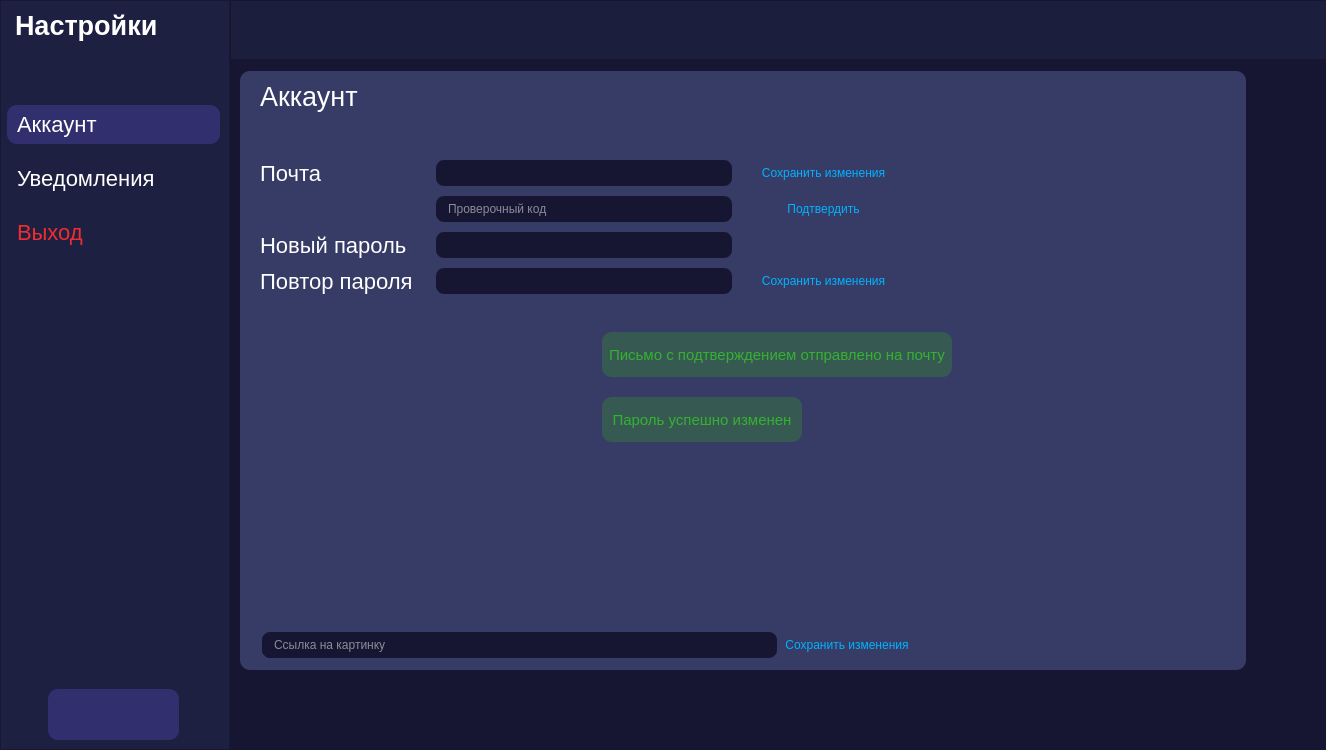
<?xml version="1.0" encoding="UTF-8"?>
<ui version="4.0">
 <class>MainWindow</class>
 <widget class="QMainWindow" name="MainWindow">
  <property name="geometry">
   <rect>
    <x>0</x>
    <y>0</y>
    <width>1326</width>
    <height>750</height>
   </rect>
  </property>
  <property name="minimumSize">
   <size>
    <width>1326</width>
    <height>750</height>
   </size>
  </property>
  <property name="maximumSize">
   <size>
    <width>1326</width>
    <height>750</height>
   </size>
  </property>
  <property name="font">
   <font>
    <pointsize>20</pointsize>
   </font>
  </property>
  <property name="windowTitle">
   <string>Багтрекер - Настройки аккаунта</string>
  </property>
  <property name="styleSheet">
   <string notr="true">background-color: rgb(23, 22, 50);</string>
  </property>
  <widget class="QWidget" name="centralwidget">
   <layout class="QGridLayout" name="gridLayout_9">
    <property name="leftMargin">
     <number>0</number>
    </property>
    <property name="topMargin">
     <number>0</number>
    </property>
    <property name="rightMargin">
     <number>0</number>
    </property>
    <property name="bottomMargin">
     <number>0</number>
    </property>
    <property name="horizontalSpacing">
     <number>0</number>
    </property>
    <item row="0" column="0" rowspan="3">
     <widget class="QFrame" name="frame_2">
      <property name="minimumSize">
       <size>
        <width>230</width>
        <height>750</height>
       </size>
      </property>
      <property name="maximumSize">
       <size>
        <width>230</width>
        <height>750</height>
       </size>
      </property>
      <property name="layoutDirection">
       <enum>Qt::LeftToRight</enum>
      </property>
      <property name="styleSheet">
       <string notr="true">background: #1E2042;
margin: 0;</string>
      </property>
      <property name="frameShape">
       <enum>QFrame::StyledPanel</enum>
      </property>
      <property name="frameShadow">
       <enum>QFrame::Raised</enum>
      </property>
      <layout class="QGridLayout" name="gridLayout_3">
       <property name="leftMargin">
        <number>6</number>
       </property>
       <property name="spacing">
        <number>6</number>
       </property>
       <item row="0" column="1">
        <layout class="QVBoxLayout" name="verticalLayout">
         <property name="spacing">
          <number>6</number>
         </property>
         <property name="leftMargin">
          <number>0</number>
         </property>
         <item>
          <layout class="QVBoxLayout" name="verticalLayout_3">
           <property name="spacing">
            <number>6</number>
           </property>
           <item>
            <widget class="QLabel" name="label_5">
             <property name="styleSheet">
              <string notr="true">color:#FFFFFF;
font-size:27px;
border:none;
font-weight: bold;
padding-left: 1px;</string>
             </property>
             <property name="text">
              <string>Настройки</string>
             </property>
            </widget>
           </item>
           <item>
            <spacer name="verticalSpacer_2">
             <property name="orientation">
              <enum>Qt::Vertical</enum>
             </property>
             <property name="sizeType">
              <enum>QSizePolicy::Fixed</enum>
             </property>
             <property name="sizeHint" stdset="0">
              <size>
               <width>200</width>
               <height>58</height>
              </size>
             </property>
            </spacer>
           </item>
           <item>
            <layout class="QVBoxLayout" name="verticalLayout_4">
             <property name="spacing">
              <number>15</number>
             </property>
             <item>
              <widget class="QPushButton" name="account_item">
               <property name="font">
                <font>
                 <pointsize>-1</pointsize>
                </font>
               </property>
               <property name="cursor">
                <cursorShape>PointingHandCursor</cursorShape>
               </property>
               <property name="styleSheet">
                <string notr="true">QPushButton{
	color:#FFFFFF;
	font-size:22px;
	padding:7px;
	padding-left: 10px;
	border:none;
	text-align: left;
	background:#322F6E;
	border-radius: 10px;
}</string>
               </property>
               <property name="text">
                <string>Аккаунт</string>
               </property>
              </widget>
             </item>
             <item>
              <widget class="QPushButton" name="Not_button">
               <property name="font">
                <font>
                 <pointsize>-1</pointsize>
                </font>
               </property>
               <property name="cursor">
                <cursorShape>PointingHandCursor</cursorShape>
               </property>
               <property name="styleSheet">
                <string notr="true">QPushButton{
	color:#FFFFFF;
	font-size:22px;
	padding:7px;
	padding-left: 10px;
	border:none;
	text-align: left;
	background-color: transparent
}
QPushButton:hover{
	background:#322F6E;
	border-radius: 10px;
}</string>
               </property>
               <property name="text">
                <string>Уведомления</string>
               </property>
              </widget>
             </item>
             <item>
              <widget class="QPushButton" name="logout">
               <property name="cursor">
                <cursorShape>PointingHandCursor</cursorShape>
               </property>
               <property name="styleSheet">
                <string notr="true">QPushButton{
	color:#EE2E2E;
	font-size:22px;
	padding:7px;
	padding-left: 10px;
	border:none;
	text-align: left;
	background-color: transparent
}
QPushButton:hover{
	background: rgba(255, 0, 0, 0.2);
	border-radius: 10px;
}</string>
               </property>
               <property name="text">
                <string>Выход</string>
               </property>
              </widget>
             </item>
            </layout>
           </item>
          </layout>
         </item>
         <item>
          <spacer name="verticalSpacer">
           <property name="orientation">
            <enum>Qt::Vertical</enum>
           </property>
           <property name="sizeType">
            <enum>QSizePolicy::MinimumExpanding</enum>
           </property>
           <property name="sizeHint" stdset="0">
            <size>
             <width>202</width>
             <height>498</height>
            </size>
           </property>
          </spacer>
         </item>
         <item>
          <layout class="QHBoxLayout" name="horizontalLayout_7">
           <property name="sizeConstraint">
            <enum>QLayout::SetFixedSize</enum>
           </property>
           <item>
            <spacer name="horizontalSpacer_3">
             <property name="orientation">
              <enum>Qt::Horizontal</enum>
             </property>
             <property name="sizeHint" stdset="0">
              <size>
               <width>40</width>
               <height>20</height>
              </size>
             </property>
            </spacer>
           </item>
           <item>
            <widget class="QFrame" name="frame_3">
             <property name="sizePolicy">
              <sizepolicy hsizetype="Preferred" vsizetype="Preferred">
               <horstretch>0</horstretch>
               <verstretch>0</verstretch>
              </sizepolicy>
             </property>
             <property name="minimumSize">
              <size>
               <width>131</width>
               <height>51</height>
              </size>
             </property>
             <property name="maximumSize">
              <size>
               <width>131</width>
               <height>51</height>
              </size>
             </property>
             <property name="contextMenuPolicy">
              <enum>Qt::DefaultContextMenu</enum>
             </property>
             <property name="layoutDirection">
              <enum>Qt::LeftToRight</enum>
             </property>
             <property name="styleSheet">
              <string notr="true">background: #322F6E;
border-radius: 10px;</string>
             </property>
             <property name="frameShape">
              <enum>QFrame::StyledPanel</enum>
             </property>
             <property name="frameShadow">
              <enum>QFrame::Raised</enum>
             </property>
             <layout class="QGridLayout" name="gridLayout_5">
              <item row="0" column="0">
               <layout class="QHBoxLayout" name="horizontalLayout_10">
                <item>
                 <widget class="QPushButton" name="home">
                  <property name="minimumSize">
                   <size>
                    <width>30</width>
                    <height>30</height>
                   </size>
                  </property>
                  <property name="maximumSize">
                   <size>
                    <width>30</width>
                    <height>30</height>
                   </size>
                  </property>
                  <property name="cursor">
                   <cursorShape>PointingHandCursor</cursorShape>
                  </property>
                  <property name="styleSheet">
                   <string notr="true">color: white;</string>
                  </property>
                  <property name="text">
                   <string/>
                  </property>
                  <property name="iconSize">
                   <size>
                    <width>30</width>
                    <height>30</height>
                   </size>
                  </property>
                 </widget>
                </item>
                <item>
                 <spacer name="verticalSpacer_3">
                  <property name="orientation">
                   <enum>Qt::Vertical</enum>
                  </property>
                  <property name="sizeHint" stdset="0">
                   <size>
                    <width>20</width>
                    <height>40</height>
                   </size>
                  </property>
                 </spacer>
                </item>
                <item>
                 <widget class="QPushButton" name="settings">
                  <property name="minimumSize">
                   <size>
                    <width>30</width>
                    <height>30</height>
                   </size>
                  </property>
                  <property name="maximumSize">
                   <size>
                    <width>30</width>
                    <height>30</height>
                   </size>
                  </property>
                  <property name="cursor">
                   <cursorShape>PointingHandCursor</cursorShape>
                  </property>
                  <property name="text">
                   <string/>
                  </property>
                  <property name="iconSize">
                   <size>
                    <width>30</width>
                    <height>30</height>
                   </size>
                  </property>
                 </widget>
                </item>
               </layout>
              </item>
             </layout>
            </widget>
           </item>
           <item>
            <spacer name="horizontalSpacer_4">
             <property name="orientation">
              <enum>Qt::Horizontal</enum>
             </property>
             <property name="sizeHint" stdset="0">
              <size>
               <width>40</width>
               <height>20</height>
              </size>
             </property>
            </spacer>
           </item>
          </layout>
         </item>
        </layout>
       </item>
      </layout>
     </widget>
    </item>
    <item row="0" column="1">
     <widget class="QFrame" name="frame">
      <property name="sizePolicy">
       <sizepolicy hsizetype="Preferred" vsizetype="Preferred">
        <horstretch>0</horstretch>
        <verstretch>0</verstretch>
       </sizepolicy>
      </property>
      <property name="minimumSize">
       <size>
        <width>1100</width>
        <height>60</height>
       </size>
      </property>
      <property name="maximumSize">
       <size>
        <width>1100</width>
        <height>60</height>
       </size>
      </property>
      <property name="styleSheet">
       <string notr="true">background: #1B1E3D;
padding: 5px;</string>
      </property>
      <property name="frameShape">
       <enum>QFrame::StyledPanel</enum>
      </property>
      <property name="frameShadow">
       <enum>QFrame::Raised</enum>
      </property>
      <layout class="QGridLayout" name="gridLayout_4">
       <property name="leftMargin">
        <number>0</number>
       </property>
       <property name="topMargin">
        <number>0</number>
       </property>
       <property name="rightMargin">
        <number>0</number>
       </property>
       <property name="bottomMargin">
        <number>0</number>
       </property>
      </layout>
     </widget>
    </item>
    <item row="1" column="1" rowspan="2">
     <layout class="QHBoxLayout" name="horizontalLayout_4">
      <property name="leftMargin">
       <number>10</number>
      </property>
      <property name="topMargin">
       <number>5</number>
      </property>
      <property name="rightMargin">
       <number>80</number>
      </property>
      <property name="bottomMargin">
       <number>80</number>
      </property>
      <item>
       <widget class="QFrame" name="frame_5">
        <property name="minimumSize">
         <size>
          <width>0</width>
          <height>0</height>
         </size>
        </property>
        <property name="maximumSize">
         <size>
          <width>999999</width>
          <height>99999</height>
         </size>
        </property>
        <property name="contextMenuPolicy">
         <enum>Qt::NoContextMenu</enum>
        </property>
        <property name="styleSheet">
         <string notr="true">background-color: #373C66;
border-radius: 10px;</string>
        </property>
        <property name="frameShape">
         <enum>QFrame::StyledPanel</enum>
        </property>
        <property name="frameShadow">
         <enum>QFrame::Raised</enum>
        </property>
        <layout class="QGridLayout" name="gridLayout_8">
         <property name="leftMargin">
          <number>20</number>
         </property>
         <property name="topMargin">
          <number>10</number>
         </property>
         <property name="rightMargin">
          <number>10</number>
         </property>
         <property name="bottomMargin">
          <number>10</number>
         </property>
         <item row="0" column="0">
          <layout class="QGridLayout" name="gridLayout_7">
           <item row="4" column="0" colspan="2">
            <layout class="QHBoxLayout" name="horizontalLayout_2">
             <item>
              <widget class="QLineEdit" name="Image_link">
               <property name="styleSheet">
                <string notr="true">color: white;
background-color: #171632;
border: 2px solid #373C66;
border-radius: 10px;
padding: 5px 10px;
outline: none;</string>
               </property>
               <property name="placeholderText">
                <string>Ссылка на картинку</string>
               </property>
              </widget>
             </item>
             <item>
              <widget class="QPushButton" name="pushButton_7">
               <property name="cursor">
                <cursorShape>PointingHandCursor</cursorShape>
               </property>
               <property name="styleSheet">
                <string notr="true">background-color: transparent;
color: #00B2FF;</string>
               </property>
               <property name="text">
                <string>Сохранить изменения</string>
               </property>
              </widget>
             </item>
            </layout>
           </item>
           <item row="2" column="0" colspan="2">
            <layout class="QGridLayout" name="gridLayout">
             <item row="3" column="2">
              <widget class="QPushButton" name="Save_password">
               <property name="maximumSize">
                <size>
                 <width>167</width>
                 <height>16777215</height>
                </size>
               </property>
               <property name="cursor">
                <cursorShape>PointingHandCursor</cursorShape>
               </property>
               <property name="styleSheet">
                <string notr="true">background-color: transparent;
color: #00B2FF;</string>
               </property>
               <property name="text">
                <string>Сохранить изменения</string>
               </property>
              </widget>
             </item>
             <item row="3" column="1">
              <widget class="QLineEdit" name="Input_password2">
               <property name="maximumSize">
                <size>
                 <width>300</width>
                 <height>16777215</height>
                </size>
               </property>
               <property name="styleSheet">
                <string notr="true">color: white;
background-color: #171632;
border: 2px solid #373C66;
border-radius: 10px;
padding: 5px 10px;
outline: none;</string>
               </property>
              </widget>
             </item>
             <item row="2" column="1">
              <widget class="QLineEdit" name="Input_password">
               <property name="maximumSize">
                <size>
                 <width>300</width>
                 <height>16777215</height>
                </size>
               </property>
               <property name="styleSheet">
                <string notr="true">color: white;
background-color: #171632;
border: 2px solid #373C66;
border-radius: 10px;
padding: 5px 10px;
outline: none;</string>
               </property>
              </widget>
             </item>
             <item row="0" column="2">
              <widget class="QPushButton" name="Save_mail">
               <property name="maximumSize">
                <size>
                 <width>167</width>
                 <height>16777215</height>
                </size>
               </property>
               <property name="cursor">
                <cursorShape>PointingHandCursor</cursorShape>
               </property>
               <property name="styleSheet">
                <string notr="true">background-color: transparent;
color: #00B2FF;</string>
               </property>
               <property name="text">
                <string>Сохранить изменения</string>
               </property>
              </widget>
             </item>
             <item row="0" column="0">
              <widget class="QLabel" name="label">
               <property name="maximumSize">
                <size>
                 <width>168</width>
                 <height>16777215</height>
                </size>
               </property>
               <property name="styleSheet">
                <string notr="true">background-color: transparent;
color:#FFFFFF;
font-size:22px;</string>
               </property>
               <property name="text">
                <string>Почта</string>
               </property>
              </widget>
             </item>
             <item row="3" column="0">
              <widget class="QLabel" name="label_3">
               <property name="styleSheet">
                <string notr="true">background-color: transparent;
color:#FFFFFF;
font-size:22px;</string>
               </property>
               <property name="text">
                <string>Повтор пароля</string>
               </property>
              </widget>
             </item>
             <item row="2" column="0">
              <widget class="QLabel" name="label_2">
               <property name="styleSheet">
                <string notr="true">background-color: transparent;
color:#FFFFFF;
font-size:22px;</string>
               </property>
               <property name="text">
                <string>Новый пароль</string>
               </property>
              </widget>
             </item>
             <item row="0" column="1">
              <widget class="QLineEdit" name="Input_mail">
               <property name="maximumSize">
                <size>
                 <width>300</width>
                 <height>16777215</height>
                </size>
               </property>
               <property name="styleSheet">
                <string notr="true">color: white;
background-color: #171632;
border: 2px solid #373C66;
border-radius: 10px;
padding: 5px 10px;
outline: none;</string>
               </property>
              </widget>
             </item>
             <item row="1" column="1">
              <widget class="QLineEdit" name="verification_code">
               <property name="maximumSize">
                <size>
                 <width>300</width>
                 <height>16777215</height>
                </size>
               </property>
               <property name="styleSheet">
                <string notr="true">color: white;
background-color: #171632;
border: 2px solid #373C66;
border-radius: 10px;
padding: 5px 10px;
outline: none;</string>
               </property>
               <property name="placeholderText">
                <string>Проверочный код</string>
               </property>
              </widget>
             </item>
             <item row="1" column="2">
              <widget class="QPushButton" name="submit_verification_code">
               <property name="maximumSize">
                <size>
                 <width>167</width>
                 <height>16777215</height>
                </size>
               </property>
               <property name="cursor">
                <cursorShape>PointingHandCursor</cursorShape>
               </property>
               <property name="styleSheet">
                <string notr="true">background-color: transparent;
color: #00B2FF;</string>
               </property>
               <property name="text">
                <string>Подтвердить</string>
               </property>
              </widget>
             </item>
            </layout>
           </item>
           <item row="3" column="0">
            <widget class="QPushButton" name="Avatarka">
             <property name="minimumSize">
              <size>
               <width>0</width>
               <height>322</height>
              </size>
             </property>
             <property name="styleSheet">
              <string notr="true">background: transparent;
border-radius: 160px;</string>
             </property>
             <property name="text">
              <string/>
             </property>
            </widget>
           </item>
           <item row="1" column="0" colspan="2">
            <spacer name="verticalSpacer_5">
             <property name="orientation">
              <enum>Qt::Vertical</enum>
             </property>
             <property name="sizeType">
              <enum>QSizePolicy::Minimum</enum>
             </property>
             <property name="sizeHint" stdset="0">
              <size>
               <width>20</width>
               <height>40</height>
              </size>
             </property>
            </spacer>
           </item>
           <item row="0" column="0" colspan="2">
            <widget class="QLabel" name="label_4">
             <property name="maximumSize">
              <size>
               <width>16777215</width>
               <height>41</height>
              </size>
             </property>
             <property name="font">
              <font>
               <pointsize>-1</pointsize>
              </font>
             </property>
             <property name="styleSheet">
              <string notr="true">color:#FFFFFF;
font-size:27px;</string>
             </property>
             <property name="text">
              <string>Аккаунт</string>
             </property>
            </widget>
           </item>
           <item row="3" column="1" colspan="2">
            <layout class="QVBoxLayout" name="verticalLayout_5">
             <property name="spacing">
              <number>20</number>
             </property>
             <property name="leftMargin">
              <number>15</number>
             </property>
             <property name="topMargin">
              <number>30</number>
             </property>
             <item alignment="Qt::AlignLeft">
              <widget class="QPushButton" name="Mail_s">
               <property name="cursor">
                <cursorShape>PointingHandCursor</cursorShape>
               </property>
               <property name="styleSheet">
                <string notr="true">QPushButton{color: #34B132;
background-color: rgba(52,177,20,0.26);
font-size: 15px;
height: 45px;
width: 350px;
}

QPushButton:hover{
	background-color: rgba(52, 140, 20, 0.26);
	border-radius: 10px;
}
</string>
               </property>
               <property name="text">
                <string>Письмо с подтверждением отправлено на почту</string>
               </property>
              </widget>
             </item>
             <item alignment="Qt::AlignLeft">
              <widget class="QPushButton" name="Password_c">
               <property name="cursor">
                <cursorShape>PointingHandCursor</cursorShape>
               </property>
               <property name="styleSheet">
                <string notr="true">QPushButton{color: #34B132;
background-color: rgba(52,177,20,0.26);
font-size: 15px;
height: 45px;
width: 200px;
}

QPushButton:hover{
	background-color: rgba(52, 140, 20, 0.26);
	border-radius: 10px;
}</string>
               </property>
               <property name="text">
                <string>Пароль успешно изменен</string>
               </property>
              </widget>
             </item>
             <item>
              <spacer name="verticalSpacer_4">
               <property name="orientation">
                <enum>Qt::Vertical</enum>
               </property>
               <property name="sizeType">
                <enum>QSizePolicy::Preferred</enum>
               </property>
               <property name="sizeHint" stdset="0">
                <size>
                 <width>20</width>
                 <height>40</height>
                </size>
               </property>
              </spacer>
             </item>
             <item>
              <widget class="QLabel" name="label_8">
               <property name="text">
                <string/>
               </property>
              </widget>
             </item>
            </layout>
           </item>
          </layout>
         </item>
        </layout>
       </widget>
      </item>
     </layout>
    </item>
   </layout>
  </widget>
 </widget>
 <resources/>
 <connections>
  <connection>
   <sender>Mail_s</sender>
   <signal>clicked()</signal>
   <receiver>Mail_s</receiver>
   <slot>hide()</slot>
   <hints>
    <hint type="sourcelabel">
     <x>956</x>
     <y>392</y>
    </hint>
    <hint type="destinationlabel">
     <x>900</x>
     <y>359</y>
    </hint>
   </hints>
  </connection>
  <connection>
   <sender>Password_c</sender>
   <signal>clicked()</signal>
   <receiver>Password_c</receiver>
   <slot>hide()</slot>
   <hints>
    <hint type="sourcelabel">
     <x>806</x>
     <y>457</y>
    </hint>
    <hint type="destinationlabel">
     <x>703</x>
     <y>425</y>
    </hint>
   </hints>
  </connection>
 </connections>
</ui>
